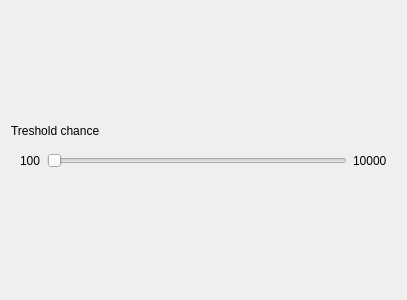
<?xml version="1.0" encoding="UTF-8"?>
<ui version="4.0">
 <class>SaltAndPepeerNoiseSettingDialog</class>
 <widget class="QWidget" name="SaltAndPepeerNoiseSettingDialog">
  <property name="geometry">
   <rect>
    <x>0</x>
    <y>0</y>
    <width>400</width>
    <height>300</height>
   </rect>
  </property>
  <property name="windowTitle">
   <string>Form</string>
  </property>
  <layout class="QVBoxLayout" name="verticalLayout">
   <item>
    <spacer name="verticalSpacer_2">
     <property name="orientation">
      <enum>Qt::Vertical</enum>
     </property>
     <property name="sizeHint" stdset="0">
      <size>
       <width>20</width>
       <height>40</height>
      </size>
     </property>
    </spacer>
   </item>
   <item>
    <widget class="QLabel" name="label">
     <property name="text">
      <string>Treshold chance</string>
     </property>
    </widget>
   </item>
   <item>
    <widget class="QWidget" name="widget" native="true">
     <layout class="QHBoxLayout" name="horizontalLayout_2">
      <item>
       <widget class="QLabel" name="label_2">
        <property name="text">
         <string>100</string>
        </property>
       </widget>
      </item>
      <item>
       <widget class="QSlider" name="trasholdChanceSlider">
        <property name="minimumSize">
         <size>
          <width>300</width>
          <height>0</height>
         </size>
        </property>
        <property name="minimum">
         <number>100</number>
        </property>
        <property name="maximum">
         <number>10000</number>
        </property>
        <property name="orientation">
         <enum>Qt::Horizontal</enum>
        </property>
       </widget>
      </item>
      <item>
       <widget class="QLabel" name="label_3">
        <property name="text">
         <string>10000</string>
        </property>
       </widget>
      </item>
     </layout>
    </widget>
   </item>
   <item>
    <spacer name="verticalSpacer">
     <property name="orientation">
      <enum>Qt::Vertical</enum>
     </property>
     <property name="sizeHint" stdset="0">
      <size>
       <width>20</width>
       <height>40</height>
      </size>
     </property>
    </spacer>
   </item>
  </layout>
 </widget>
 <resources/>
 <connections/>
</ui>
